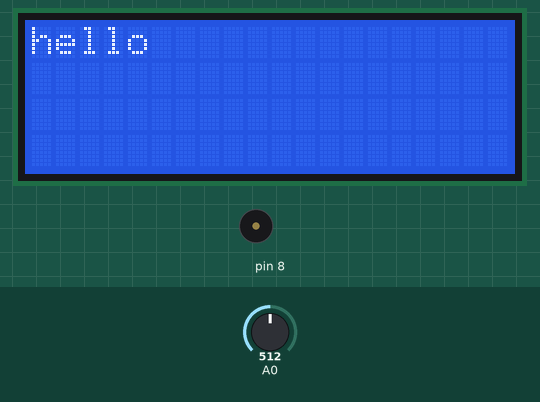
Bench run of a sketch on a simulated Arduino Uno, built with avr-gcc and run on an emulated ATmega328P. On the bench: 20×4 character LCD, buzzer (waves = sounding). The inputs (shaded band) are chosen by the test bench; at power-on: A0 = 512. What the sketch prints to the serial monitor is not drawn.

Above: at 1.2 s.
1.3 s: A0 set to 108
2.8 s: A0 set to 94
At 3.6 s:
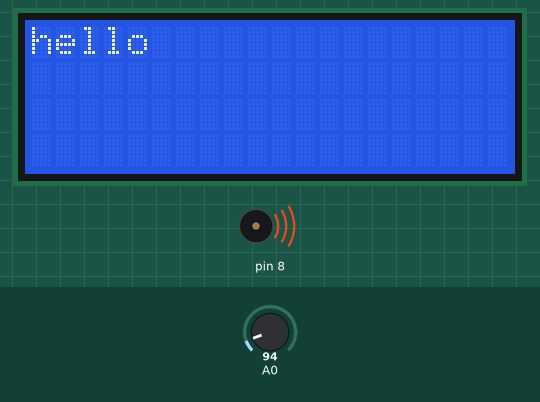
5.8 s: A0 set to 1023
At 6.4 s:
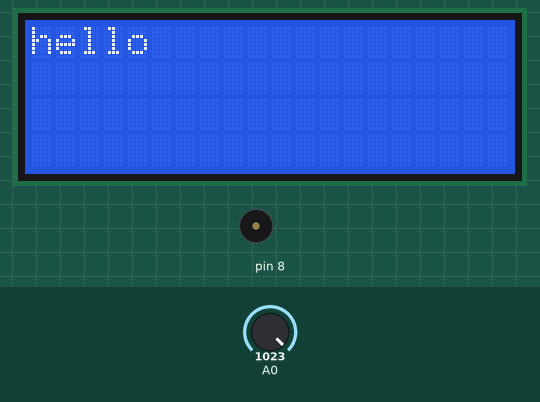
8.8 s: A0 set to 90
At 9.6 s:
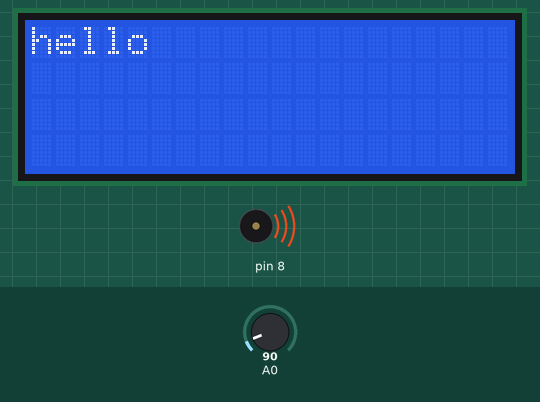
11.8 s: A0 set to 110
At 12.7 s:
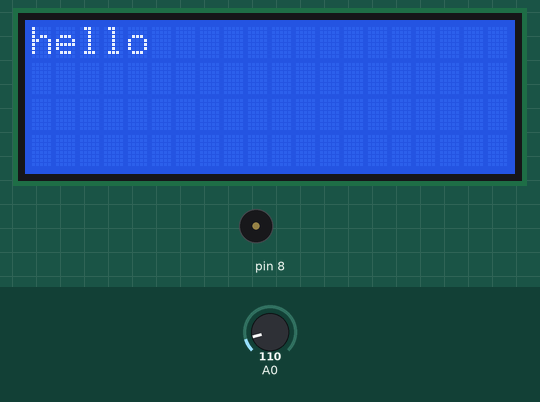
13.3 s: A0 set to 989
16.3 s: A0 set to 1017
Timing chart, 0 to 18.8 s (numbered marks = the images above; inputs shaded):
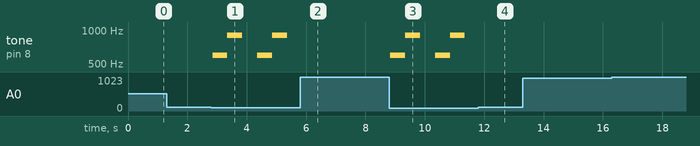

The sketch:

arduinoQT1.ino
```cpp
#include<SoftwareSerial.h>
#include<LiquidCrystal_I2C.h>
int  flame=0;

LiquidCrystal_I2C lcd(0x27, 20 ,4);

char data; // variable contenant le caractère lu

void setup (){

  pinMode (8, OUTPUT);
  //pinMode (A0, INPUT);
  lcd.init();
  Serial.begin(9600);
}


void loop (){

  //*****
  lcd.backlight();
  lcd.clear();
  lcd.print("hello");
  //***
  Serial.println("D");
  flame = analogRead(A0);

   Serial.print("Flame Sensor - ");

  Serial.println(flame);

   if (flame <100){
    Serial.println("Fire detected");
    Serial.println("buzzer");

    Serial.write('1');//envoyer 1 au pc

      tone (8, 600); // allume le buzzer actif arduino
     delay(500);
     tone(8, 900); // allume le buzzer actif arduino
     delay(500);
     noTone(8);  // désactiver le buzzer actif arduino
     delay(500);


//********************************************
      if (Serial.available()){

    //Si un message a été reçu  faire ceci
     data=Serial.read();
     // controler la lampe 1 reliée à la broche 13
     //récuperer le caractère reçu
     if(data=='1') //si le caractère lu est égale à 1
    {

       tone (8, 600); // allume le buzzer actif arduino
     delay(500);
     tone(8, 900); // allume le buzzer actif arduino
     delay(500);
     noTone(8);  // désactiver le buzzer actif arduino
     delay(500);
     }
     else if(data=='0') //si le caractère lu est égale à 0

     {
        noTone(8); //éteindre la lampe

     }


     }
   }
   //********************************************************

}
```

Measured:
- the behaviour switches between 100 and 99 on A0 (found by bisection; images 0 and 1)
- after the input at 1.3 s, every drawn part: stays the same
- after the input at 2.8 s, tone on pin 8: plays 600 Hz for 0.50 s, 900 Hz for 0.50 s, 600 Hz for 0.50 s, 900 Hz for 0.50 s, starting after 0.05 s
- after the input at 5.8 s, tone on pin 8: stops changing and stays silent
- after the input at 8.8 s, tone on pin 8: plays 600 Hz for 0.50 s, 900 Hz for 0.50 s, 600 Hz for 0.50 s, 900 Hz for 0.50 s, starting at once
- after the input at 11.8 s, tone on pin 8: stays silent (without the input it goes to 600 Hz after 0.06 s)
- after the input at 13.3 s, every drawn part: stays the same
- after the input at 16.3 s, every drawn part: stays the same
